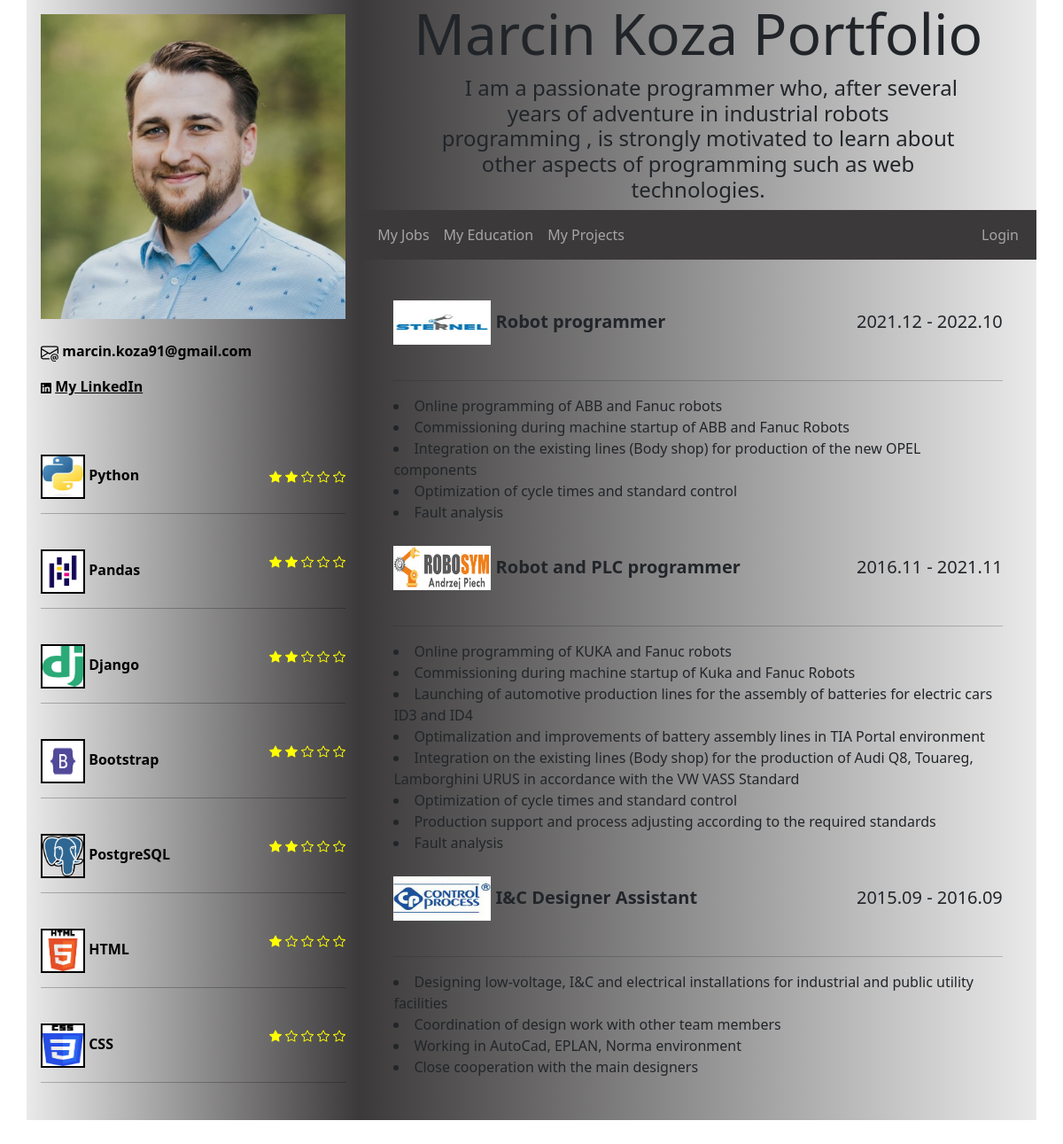
The page / on the database its author committed.
### Skills/models.py (models this page shows, shortened)
class MySkill(models.Model):
    name = models.CharField(max_length=64)
    skill_levels = (
        ('1', 'Beginner'),
        ('2', 'Advanced'),
        ('3', 'Competent'),
        ('4', 'Proficient'),
        ('5', 'Expert'),
    )
    level = models.CharField(max_length=1, choices=skill_levels)
    techlogo = models.ImageField(upload_to=settings.MEDIA_ROOT, null=True, blank=True)

### Jobs/models.py (models this page shows, shortened)
class MyJob(models.Model):
    title = models.CharField(max_length=64)
    company = models.CharField(max_length=64)
    period = models.CharField(max_length=64)
    descripiton= models.TextField(default="")
    companysign=models.ImageField(upload_to=settings.MEDIA_ROOT,null=True,blank=True)

class JobDuty(models.Model):
    duty = models.CharField(max_length=150)
    job = models.ForeignKey(MyJob, on_delete=models.CASCADE)
    Importances = (
        (0, 'Very Low'),
        (1, 'Low'),
        (2, 'Normal'),
        (3, 'High'),
        (4, 'Very High'),
    )
    importance = models.IntegerField(default=0, choices=Importances)
    def __str__(self):
        return self.duty
    class Meta:
        ordering = ('-importance',)

### Jobs/views.py (the view)
# urls.py: path('', jobs_response,name="main_job"),
def jobs_response(request):
    all_jobs=MyJob.objects.all()
    job_list=[]
    for job in all_jobs:
        job_duties=job.jobduty_set.all()
        job_list.append({"job":job,"duties":job_duties})
    all_skills = MySkill.objects.all().order_by('-level')
    return render(request,"Jobs.html",{"jobs":job_list,"skills":all_skills,})

### templates/Jobs.html (shortened to what this page needs)
{% extends 'Base.html' %}
{% block content %}
            <div style="margin-left: 5%;margin-right: 5%; margin-top: 20px; min-height:100%">
                {% for item in jobs|dictsortreversed:"job.period" %}
                        <h5 style="line-height: 5em;"><img src="/media/{{ item.job.companysign }}"
                                                           style="height: 50px; width: 110px;">
                            <b>{{ item.job.title }}</b>
                            <span style="float: right;">{{ item.job.period }}</span></h5>
                        <hr>
                    {% for duty in item.duties %}
                        <li>{{ duty }}</li>
                    {% endfor %}
                {% endfor %}
            </div>
    <br><br>
{% endblock %}

### templates/Base.html (shortened to what this page needs)
{% load static %}
<!DOCTYPE html>
<html lang="en">
<head>
    <link href="https://cdn.jsdelivr.net/npm/bootstrap@5.2.3/dist/css/bootstrap.min.css" rel="stylesheet"
>
    <link rel="stylesheet" type="text/css" href=" {% static 'mycss.css' %} ">
</head>
<body>
<div class="container">
    <div class="row">
        <div class="col-sm-4">
            <div class="p-3 mb-2 text-black">
                <img class="center" src="/media/media/1634152009825.jfif" style="max-height: 100%; max-width: 100%;">
                <br></br>
                <div id="textbox">
                    <p>
                        <span>
                            <b style="max-width: 80%;">marcin.koza91@gmail.com</b>
                    </span>
                    </p>
                    <p>
                        <span><b>
                        <a href="https://www.linkedin.com/in/marcin-koza-435429160/"
                           style="color: black">My LinkedIn</a></b></span>
                    </p>
                    <p style="line-height: 3em;">
                        {% for skill in skills %}
                            <br>
                            <img src="/media/{{ skill.techlogo }}"
                                 style="height: 50px; width: 50px; border: 0.2vw solid black; ">
                            <b style="font-size: 1em;" >{{ skill.name }}</b>
                            <span style="float: right;">
                            </span>
                            <hr>
                        {% endfor %}
                    </p>
                </div>
            </div>
        </div>
        <div class="col-sm-8">
        <div class="container-fluid">
            <h1 class="bigtitle">Marcin Koza Portfolio</h1>
            <h5 style="text-indent: 5%; row-gap: 30px; width: 80% ; margin-left: auto; margin-right: auto;text-align: center;font-size: 1.5em;">
                I am a passionate programmer who, after several years of adventure in industrial robots programming
                , is strongly motivated to learn about other aspects of programming such as web technologies.</h5>
        </div>
            <div class="navbarbackground">
                <nav class="navbar navbar-expand-md navbar-dark">
                    <div class="container-fluid">
                        <div class="navbar-collapse collapse w-100 order-1 order-md-0 dual-collapse2">
                            <ul class="navbar-nav me-auto">
                                <li class="nav-item active">
                                    <a class="nav-link" href={% url 'main_job' %}>My Jobs</a>
                                </li>
                                <li class="nav-item">
                                    <a class="nav-link" href={% url 'main_edcuation' %}>My Education</a>
                                </li>
                                <li class="nav-item">
                                    <a class="nav-link" href="#">My Projects</a>
                                </li>
                            </ul>
                        </div>
                        <div class="navbar-collapse collapse w-100 order-3 dual-collapse2">
                            <ul class="navbar-nav ms-auto">
                                {% if user.is_authenticated %}
                                    <li class="nav-item">
                                        <a class="nav-link">Witaj {{ user.username }}</a>
                                    </li>
                                    <li>
                                        <a class="nav-link" href="{% url 'logout' %}">Logout</a>
                                    </li>
                                {% else %}
                                    <li class="nav-item">
                                        <a class="nav-link" href="{% url 'login' %}">Login</a>
                                    </li>
                                {% endif %}
                            </ul>
                        </div>
                    </div>
                </nav>
            </div>
        <div class="scrool">
            {% block content %}
            {% endblock %}
        </div>
        </div>
    </div>
</div>
</body>
</html>

### my_static/mycss.css (style rules this page uses)
.col-sm-4 { background-image: linear-gradient(to left, rgba(59, 57, 57, 1), rgba(94, 93, 93, 0.13)); width: 33%; min-height:1000px; padding-left: 0; padding-right: 0; margin-left: auto; margin-right: auto; bl }
.col-sm-8 { background-image: linear-gradient(to right, rgba(59, 57, 57, 1), rgba(94, 93, 93, 0.13)); padding-left: 0; padding-right: 0; min-height:1000px; width: 67%; }
.center { margin-left: auto; margin-right: auto; width: 119%; }
.bigtitle { font-size: 4em; text-align: center; height: 40%; position: relative; top: 40%; width: 100%; }
.navbarbackground { background-color: rgb(59, 57, 57); }
body { position: absolute; left: auto; right: auto; min-height:100%; width:100%; height: 65%; }
.scrool { position: relative ; height: 100%; }
html { min-height:80%; max-height:90%; position:relative; }
#textbox { font-size:1em; width: 100%; }

### rows shown on the page
MySkill: techlogo (picture), name "Python", level "2" (drawn)
MySkill: techlogo (picture), name "Pandas", level "2" (drawn)
MySkill: techlogo (picture), name "Django", level "2" (drawn)
MySkill: techlogo (picture), name "Bootstrap", level "2" (drawn)
MySkill: techlogo (picture), name "PostgreSQL", level "2" (drawn)
MySkill: techlogo (picture), name "HTML", level "1" (drawn)
MySkill: techlogo (picture), name "CSS", level "1" (drawn)
MyJob: job.companysign (picture), job "Robot programmer", job.period "2021.12 - 2022.10"
JobDuty: duty "Online programming of ABB and Fanuc robots"
JobDuty: duty "Commissioning during machine startup of ABB and Fanuc Robots"
JobDuty: duty "Integration on the existing lines (Body shop) for production of the new OPEL components"
JobDuty: duty "Optimization of cycle times and standard control"
JobDuty: duty "Fault analysis"
MyJob: job.companysign (picture), job "Robot and PLC programmer", job.period "2016.11 - 2021.11"
JobDuty: duty "Online programming of KUKA and Fanuc robots"
JobDuty: duty "Commissioning during machine startup of Kuka and Fanuc Robots"
JobDuty: duty "Launching of automotive production lines for the assembly of batteries for electric cars ID3 and ID4"
JobDuty: duty "Optimalization and improvements of battery assembly lines in TIA Portal environment"
JobDuty: duty "Integration on the existing lines (Body shop) for the production of Audi Q8, Touareg, Lamborghini URUS in accordance with the VW VASS Standard"
JobDuty: duty "Optimization of cycle times and standard control"
JobDuty: duty "Production support and process adjusting according to the required standards"
JobDuty: duty "Fault analysis"
MyJob: job.companysign (picture), job "I&C Designer Assistant", job.period "2015.09 - 2016.09"
JobDuty: duty "Designing low-voltage, I&C and electrical installations for industrial and public utility facilities"
JobDuty: duty "Coordination of design work with other team members"
JobDuty: duty "Working in AutoCad, EPLAN, Norma environment"
JobDuty: duty "Close cooperation with the main designers"
